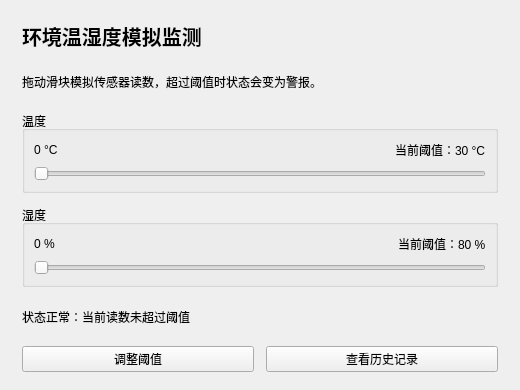
<?xml version="1.0" encoding="UTF-8"?>
<ui version="4.0">
 <class>Widget</class>
 <widget class="QWidget" name="Widget">
  <property name="geometry">
   <rect><x>0</x><y>0</y><width>520</width><height>390</height></rect>
  </property>
  <property name="windowTitle">
   <string>温湿度模拟监测</string>
  </property>
  <layout class="QVBoxLayout" name="mainLayout">
   <property name="leftMargin"><number>22</number></property>
   <property name="topMargin"><number>18</number></property>
   <property name="rightMargin"><number>22</number></property>
   <property name="bottomMargin"><number>18</number></property>
   <property name="spacing"><number>12</number></property>
   <item>
    <widget class="QLabel" name="titleLabel">
     <property name="font"><font><pointsize>15</pointsize><bold>true</bold></font></property>
     <property name="text"><string>环境温湿度模拟监测</string></property>
    </widget>
   </item>
   <item>
    <widget class="QLabel" name="helpLabel">
     <property name="text"><string>拖动滑块模拟传感器读数，超过阈值时状态会变为警报。</string></property>
     <property name="wordWrap"><bool>true</bool></property>
    </widget>
   </item>
   <item>
    <widget class="QGroupBox" name="temperatureGroup">
     <property name="title"><string>温度</string></property>
     <layout class="QVBoxLayout" name="temperatureLayout">
      <item>
       <layout class="QHBoxLayout" name="temperatureHeader">
        <item><widget class="QLabel" name="labelTempValue"><property name="text"><string>0 °C</string></property></widget></item>
        <item><spacer name="temperatureSpacer"><property name="orientation"><enum>Qt::Horizontal</enum></property><property name="sizeHint" stdset="0"><size><width>40</width><height>20</height></size></property></spacer></item>
        <item><widget class="QLabel" name="labelTempTh"><property name="text"><string>当前阈值：30 °C</string></property></widget></item>
       </layout>
      </item>
      <item>
       <widget class="QSlider" name="tempSlider">
        <property name="toolTip"><string>模拟温度：0–50 °C</string></property>
        <property name="maximum"><number>50</number></property>
        <property name="orientation"><enum>Qt::Horizontal</enum></property>
       </widget>
      </item>
     </layout>
    </widget>
   </item>
   <item>
    <widget class="QGroupBox" name="humidityGroup">
     <property name="title"><string>湿度</string></property>
     <layout class="QVBoxLayout" name="humidityLayout">
      <item>
       <layout class="QHBoxLayout" name="humidityHeader">
        <item><widget class="QLabel" name="labelHumValue"><property name="text"><string>0 %</string></property></widget></item>
        <item><spacer name="humiditySpacer"><property name="orientation"><enum>Qt::Horizontal</enum></property><property name="sizeHint" stdset="0"><size><width>40</width><height>20</height></size></property></spacer></item>
        <item><widget class="QLabel" name="labelHumTh"><property name="text"><string>当前阈值：80 %</string></property></widget></item>
       </layout>
      </item>
      <item>
       <widget class="QSlider" name="humSlider">
        <property name="toolTip"><string>模拟湿度：0–100 %</string></property>
        <property name="maximum"><number>100</number></property>
        <property name="orientation"><enum>Qt::Horizontal</enum></property>
       </widget>
      </item>
     </layout>
    </widget>
   </item>
   <item>
    <widget class="QLabel" name="statusLabel">
     <property name="minimumSize"><size><width>0</width><height>28</height></size></property>
     <property name="text"><string>状态正常：当前读数未超过阈值</string></property>
     <property name="wordWrap"><bool>true</bool></property>
    </widget>
   </item>
   <item>
    <layout class="QHBoxLayout" name="buttonLayout">
     <item><widget class="QPushButton" name="btnSet"><property name="text"><string>调整阈值</string></property></widget></item>
     <item><widget class="QPushButton" name="btnHistory"><property name="text"><string>查看历史记录</string></property></widget></item>
    </layout>
   </item>
  </layout>
 </widget>
 <resources/>
 <connections/>
</ui>
